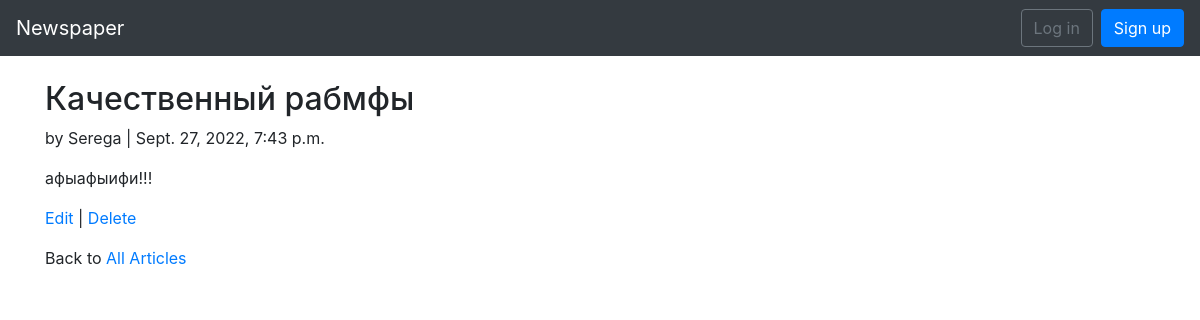
Page /articles/2/ on the committed database.
### Articles/models.py (models this page shows, shortened)
class Article(models.Model):
    title = models.CharField(max_length=255)
    body = models.TextField()
    data = models.DateTimeField(auto_now_add=True)
    author = models.ForeignKey(settings.AUTH_USER_MODEL, on_delete=models.CASCADE)

### users/models.py (models this page shows)
class CustomUser(AbstractUser):
    age = models.PositiveIntegerField(default=0)

### Articles/views.py (the view)
# urls.py: path('<int:pk>/', views.ArticleDetailView.as_view(), name='article_detail'),
class ArticleDetailView(DetailView):
    model = models.Article
    template_name = 'article_detail.html'

### templates/article_detail.html
{% extends 'base.html' %}
{% block content %}
<div class="article-entry">
    <h2>{{ object.title }}</h2>
    <p>by {{ object.author }} | {{ object.data }}</p>
    <p>{{ object.body}}</p>
</div>
<p>
    <a href="{% url 'article_edit' article.pk %}">Edit</a>
    |
    <a href="{% url 'article_delete' article.pk %}">Delete</a>
</p>
<p>Back to <a href="{% url 'article_list' %}">All Articles</a></p>
{% endblock content %}

### rows in the picture
Article: title "Качественный рабмфы", author "Serega", data "Sept. 27, 2022, 7:43 p.m.", body "афыафыифи!!!"
